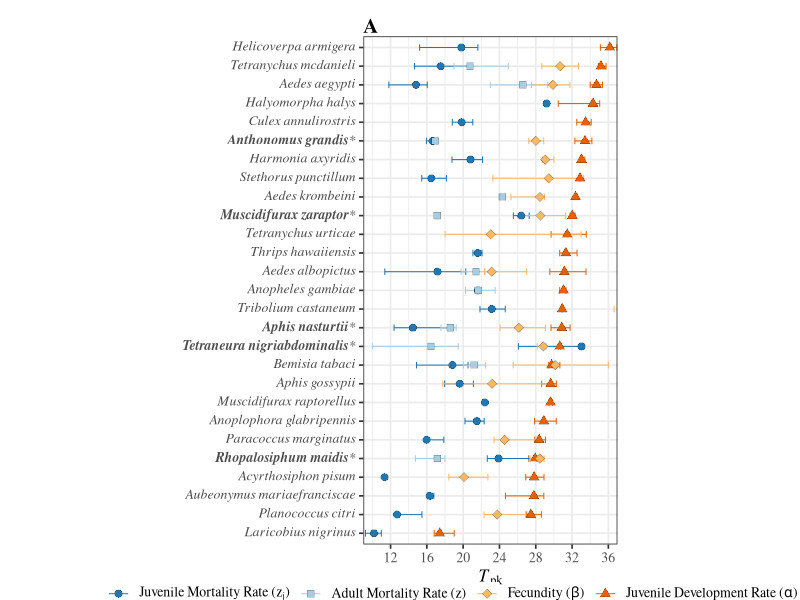
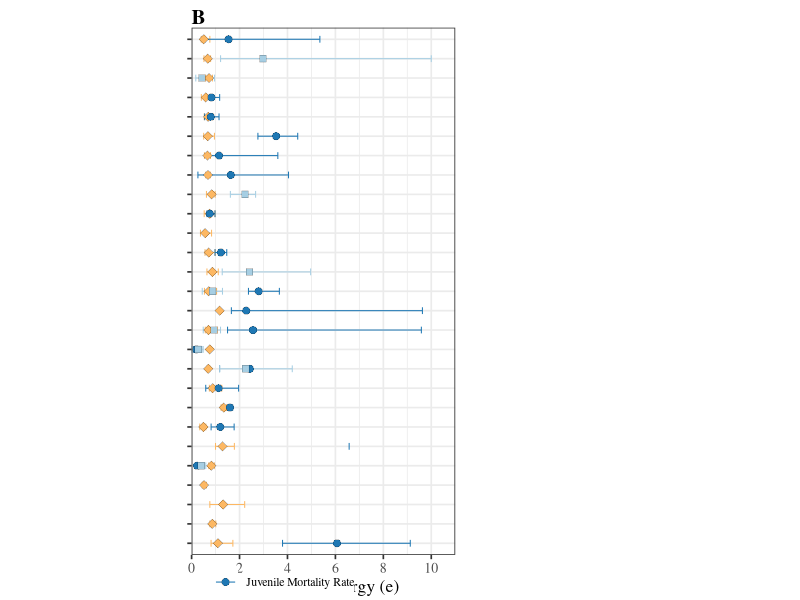

The R source for these figures, in order: (Note: this script raises an error after producing the figures.)
#%%%%%%%%%%%%%%%%%%%%%%%%%%%%%%%%%%%%%%%%%%%%%%%%%%#
#              Mismatch figures                    #
#%%%%%%%%%%%%%%%%%%%%%%%%%%%%%%%%%%%%%%%%%%%%%%%%%%#

require('tidyverse')
require('data.table')
require('car')
require('grDevices')
require('Cairo')
require('ggplot2')
require('ggpubr')
require('patchwork')
require('cowplot')
require('ggtext')


rm(list=ls())
graphics.off()

#Topt mismatch

alpha  <- as_tibble(read.csv('alpha_Tpks_AllParams.csv', header = TRUE))
# alpha  <- alpha %>% filter(X <= 38)
zj     <- as_tibble(read.csv('zj_Tpks_AllParams.csv', header = TRUE))
z      <- as_tibble(read.csv('z_Tpks_AllParams.csv', header = TRUE))
bpk    <- as_tibble(read.csv('bpk_Tpks_AllParams.csv', header = TRUE))

topt  <- rbind(alpha,zj,z,bpk)
toptz <- subset(topt, topt$param=="topt")
# toptz <- rename(toptz, trait=Trait)  

toptz$species <- as.factor(toptz$species)
toptz$trait   <- as.factor(toptz$trait)

levels(toptz$species)

toptz$trait <- fct_relevel(toptz$trait, "juvenile mortality rate")

toptz <- toptz %>% filter(param!= "rmax")

SpCount <- table(toptz$species)
RmSp <- names(SpCount)[which(SpCount==1)]

toptz <- filter(toptz, !(species %in% RmSp))

####Change name to add asterisk to match next fig
toptz$species <- as.character(toptz$species)
toptz$species[which(toptz$species=="Anthonomus grandis")] <- "**Anthonomus grandis***"
toptz$species[which(toptz$species=="Paracoccus marginatu")] <- "**Paracoccus marginatu***"
toptz$species[which(toptz$species=="Aphis nasturtii")] <- "**Aphis nasturtii***"
toptz$species[which(toptz$species=="Tetraneura nigriabdominalis")] <- "**Tetraneura nigriabdominalis***"
toptz$species[which(toptz$species=="Muscidifurax zaraptor")] <- "**Muscidifurax zaraptor***"
toptz$species[which(toptz$species=="Rhopalosiphum maidis")] <- "**Rhopalosiphum maidis***"


#order by developement alpha
alp <- subset(toptz, toptz$trait=="juvenile development rate")
SPorder <- alp$species[order(alp$estimate)]
toptz$species <- factor(toptz$species, levels=SPorder)

# All traits

fig5a <- ggplot(toptz, aes(estimate, species, shape=trait, colour=trait,fill=trait)) +
  geom_errorbar(aes(xmin = conf_lower, xmax = conf_upper),width=0.35,size=0.35) +
  geom_point(size = 2.5, col="#000000",stroke=0.1)+
  theme_bw(base_size = 12.5) +
  theme(axis.title.y = element_blank())+
  scale_x_continuous(expression(plain(paste("", italic(T)[pk]))),
                     limits =c(9,37),
                     expand = c(0, 0),
                     breaks=seq(12,36, by=4))+
  scale_fill_manual(labels = c(expression(plain(paste("Juvenile Mortality Rate (",z[j],")"))),
                               expression(plain(paste("Adult Mortality Rate (",z,")"))),
                               expression(plain(paste("Fecundity (",beta,")"))),
                               expression(plain(paste("Juvenile Development Rate (",alpha,")")))),
                    values = c("#1f78b4","#a6cee3","#fdb863","#e66101"),
                    name=expression(bold("")),
                    guide = guide_legend(nrow = 1,ncol =4,
                                         direction = "vertical",
                                         title.position = "top",
                                         title.hjust=0.5))+
  scale_colour_manual(labels = c(expression(plain(paste("Juvenile Mortality Rate (",z[j],")"))),
                                 expression(plain(paste("Adult Mortality Rate (",z,")"))),
                                 expression(plain(paste("Fecundity (",beta,")"))),
                                 expression(plain(paste("Juvenile Development Rate (",alpha,")")))),
                      values = c("#1f78b4","#a6cee3","#fdb863","#e66101"),
                      name=expression(bold("")),
                      guide = guide_legend(nrow=1,ncol=4,
                                           direction = "vertical",
                                           title.position = "top",
                                           title.hjust=0.5))+
  scale_shape_manual(labels = c(expression(plain(paste("Juvenile Mortality Rate (",z[j],")"))),
                                expression(plain(paste("Adult Mortality Rate (",z,")"))),
                                expression(plain(paste("Fecundity (",beta,")"))),
                                expression(plain(paste("Juvenile Development Rate (",alpha,")")))),
                     values = c(21,22,23,24),
                     name=expression(bold("")),
                     guide = guide_legend(nrow = 1,ncol =4,
                                          direction = "vertical",
                                          title.position = "top",
                                          title.hjust=0.5))+
  theme(legend.position = c(0.35,-0.1),legend.text = element_text(size = 10),
        axis.text.y = element_markdown(face = 'italic'))+
  theme(text=element_text(family="Times"))+
  theme(legend.margin=margin(t = -0.4, unit='cm'))+
  # coord_fixed(ratio = 1.5)
  theme(aspect.ratio=2)+
  ggtitle("A")+
  theme(plot.title=element_text(face="bold", size = 15, vjust = -1))

fig5a


###e mismatch ###
topte <- filter(topt, param =="e" )

#Add asterisk
topte$species <- as.character(topte$species)
topte$species[which(topte$species=="Anthonomus grandis")] <- "**Anthonomus grandis***"
topte$species[which(topte$species=="Paracoccus marginatu")] <- "**Paracoccus marginatu***"
topte$species[which(topte$species=="Aphis nasturtii")] <- "**Aphis nasturtii***"
topte$species[which(topte$species=="Tetraneura nigriabdominalis")] <- "**Tetraneura nigriabdominalis***"
topte$species[which(topte$species=="Muscidifurax zaraptor")] <- "**Muscidifurax zaraptor***"
topte$species[which(topte$species=="Rhopalosiphum maidis")] <- "**Rhopalosiphum maidis***"




topte <- mutate(topte, trait = case_when(trait =="adult mortality rate" ~ "Adult Mortality Rate",
                                         trait == "fecundity" ~ "Peak Fecundity",
                                         trait == "juvenile development rate" ~ "Development Rate",
                                         trait == "juvenile mortality rate" ~ "Juvenile Mortality Rate"))

TraitLevel <- c("Juvenile Mortality Rate", "Adult Mortality Rate","Peak Fecundity","Development Rate" )
topte$trait <- as.character(topte$trait)
topte$trait <- factor(topte$trait, levels = TraitLevel)
topte$species <- as.character(topte$species)
topte$species <- factor(topte$species, levels=SPorder)
topte <- na.omit(topte)


##remove species with 1 trait
SpCount <- table(topte$species)
# RmSp <- names(SpCount)[which(SpCount==1)]
# topte <- filter(topte, !(species %in% RmSp))


fig5b <- ggplot(topte, aes(estimate, species, shape=trait, colour=trait,fill=trait)) +
  geom_errorbar(aes(xmin = conf_lower, xmax = conf_upper),width=0.35,size=0.35) +
  geom_point(size = 2.5, col="#000000",stroke=0.1)+
  theme_bw(base_size = 12.5) +
  theme(axis.title.y = element_blank())+
  scale_x_continuous(expression(plain(paste("Activation Energy (",e,")"))),
                     limits =c(0,11),
                     expand = c(0, 0),
                     breaks=seq(-20,36, by=2))+
  scale_fill_manual(values = c("#1f78b4","#a6cee3","#fdb863","#e66101"),
                    name=expression(bold("")))+
  scale_colour_manual(values = c("#1f78b4","#a6cee3","#fdb863","#e66101"),
                      name=expression(bold("")),
                      guide = guide_legend(nrow=1,ncol=4,
                                           direction = "vertical",
                                           title.position = "top",
                                           title.hjust=0.5))+
  scale_shape_manual(values = c(21,22,23,24),
                     name=expression(bold("")),
                     guide = guide_legend(nrow = 1,ncol =4,
                                          direction = "vertical",
                                          title.position = "top",
                                          title.hjust=0.5))+
  theme(legend.position = c(0.35,-0.1),legend.text = element_text(size = 8.5),
        axis.text.y = element_markdown(face = 'italic'))+
  theme(text=element_text(family="Times"))+
  theme(legend.margin=margin(t = -0.4, unit='cm'))+
  theme(axis.text.y=element_blank())+
  theme(plot.margin=margin(l=-4,unit="cm"))+
  # coord_fixed(ratio = 1.5)
  theme(aspect.ratio=2)+
  ggtitle("B")+
  theme(plot.title=element_text(face="bold", size = 15, vjust = -1))

fig5b

# plotMain <- plot_grid(fig5a+theme(legend.position="none")
#                   ,fig5b+theme(legend.position="none")
#                   , ncol=2)

plotMain <- fig5a+theme(legend.position="none")+fig5b+theme(legend.position="none")
# plotMain
legend <- get_legend(fig5a+theme(legend.position = "bottom"))

#custom legend for fig1
# legend <- get_legend(fig5a+theme(legend.position = "bottom")
#                      +guides(fill=guide_legend(nrow=2,byrow=TRUE),
#                              colour=guide_legend(nrow=2,byrow=TRUE),
#                              shape=guide_legend(nrow=2,byrow=TRUE)))
# save(legend, file="../results/legend.rda")

plotMain <- plot_grid(plotMain, NULL, rel_widths = c(1,0.2))
  
fig5 <- plot_grid(plotMain, legend,ncol = 1, rel_heights = c(1, 0.1))

# 
save_plot(fig5, file="../results/Fig5.pdf",
          base_height=15,base_asp=1.5, units="cm")
